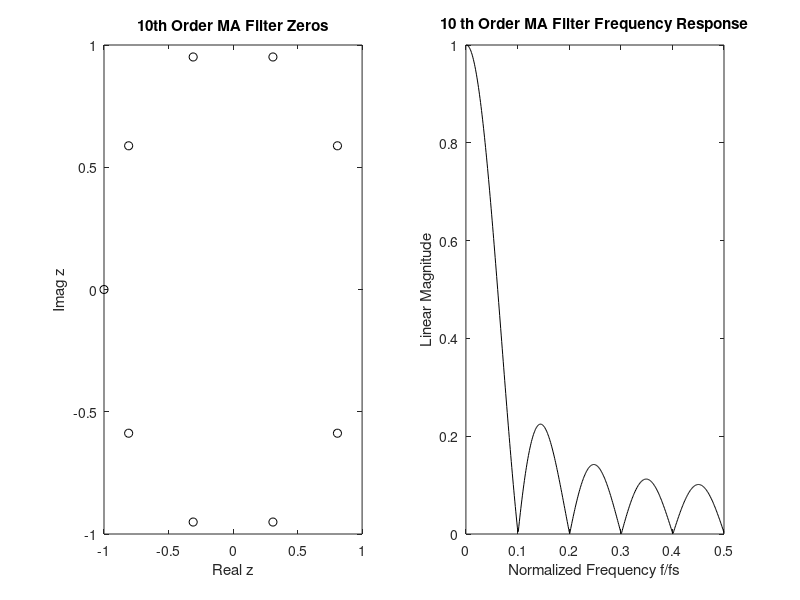

This chart was generated by the following MATLAB code:
% MA average filter

nwts=10;
B=(1/nwts).*ones([1 nwts]);

Zb=roots(B);
resp=fft(B,1024);
w=[1:512].*pi./512;

figure(1);

subplot(1,2,1), h=plot(real(Zb), imag(Zb),'ko');

axis([-1 1 -1 1]);
xlabel('Real z');
ylabel('Imag z');
title('10th Order MA Filter Zeros');

subplot(1,2,2), h=plot(w./(2*pi),abs(resp(1:512)),'k');

xlabel('Normalized Frequency f/fs');
ylabel('Linear Magnitude');
title('10 th Order MA Filter Frequency Response');

